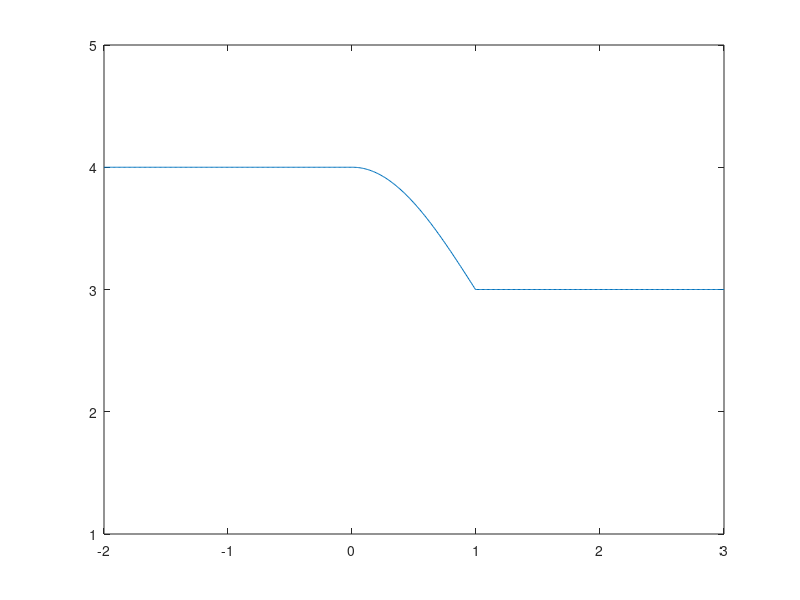

MATLAB code to generate this figure:
fs=100;
f=0.25;
x0 = 4.*ones(1,2*fs);
t=linspace(0,1,fs);
x1 = cos(2*pi*f*t)+3;
x2 = 3.*ones(1,2*fs);
x= [x0 x1 x2];
t=linspace(-2,3,5*fs);
plot(t,x);
ylim([1,5]);
